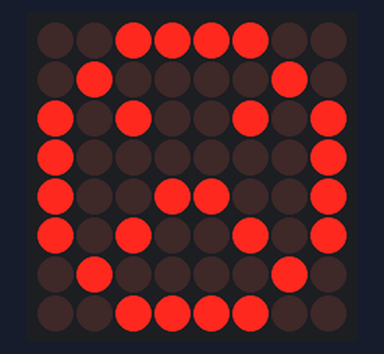
A sketch run on a simulated Arduino Uno, built with avr-gcc and run on an emulated ATmega328P. Parts: 8×8 LED matrix.

Above: at 0.1 s.
At 1.1 s:
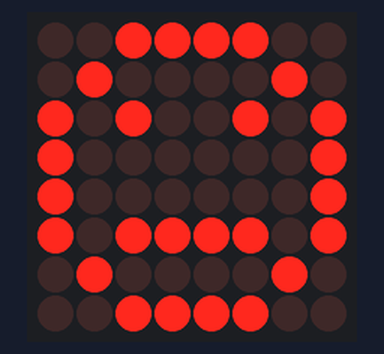
At 2.1 s:
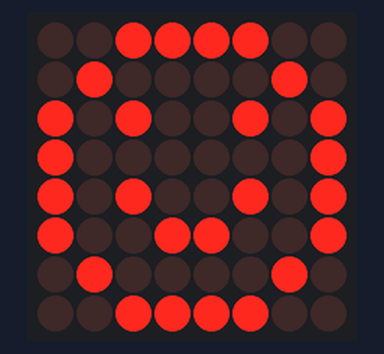
At 3.1 s:
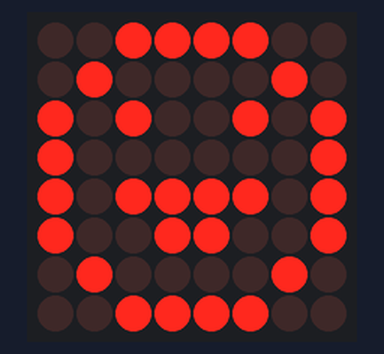

Measured:
- by itself, everything shown: repeats every 4.0 s, in 4 steps
- what the display in image 1 shows lasts 1.0 s, from 1.0 s to 2.0 s

The sketch:

MAX7219_Matrix_Faces.ino
```cpp
#include "LedControl.h"
LedControl lc = LedControl(12,11,10,1);

// smiley face
byte smileyFace[8]= {B00111100,B01000010,B10100101,B10000001,B10111101,B10011001,B01000010,B00111100};
// happy face
byte happyFace[8]= {B00111100,B01000010,B10100101,B10000001,B10100101,B10011001,B01000010,B00111100};
// neutral face
byte neutralFace[8]={B00111100, B01000010,B10100101,B10000001,B10000001,B10111101,B01000010,B00111100};
// sad face
byte sadFace[8]= {B00111100,B01000010,B10100101,B10000001,B10011001,B10100101,B01000010,B00111100};

byte* faces[4] = {sadFace, neutralFace, happyFace, smileyFace};
int delayTime = 1000;

void setup() {
  lc.shutdown(0,false);
  lc.setIntensity(0,8);
  lc.clearDisplay(0);
  Serial.begin(9600);
}

void loop(){
  for (int i = 0; i < 4; i++) {
    for (int j = 0; j < 8; j++) {
      lc.setRow(0, j, faces[i][j]);
    }
    delay(delayTime);
  }
}
```
